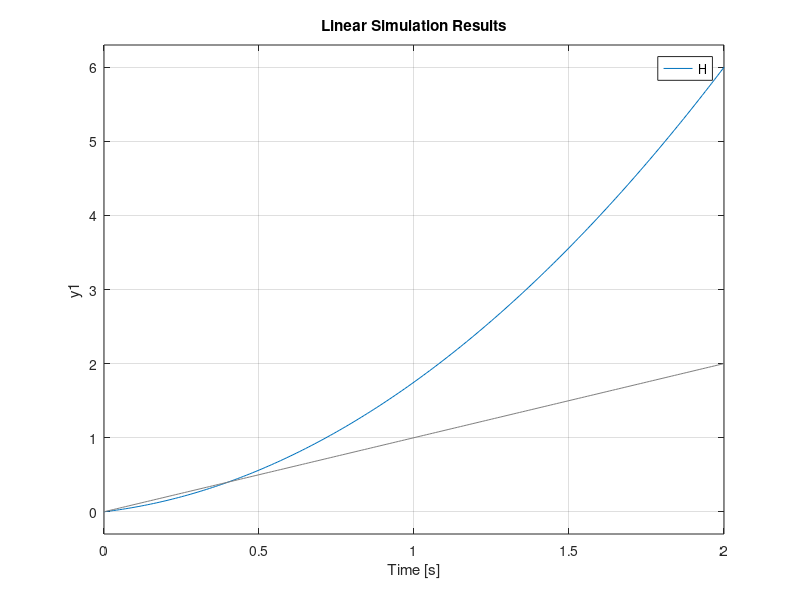
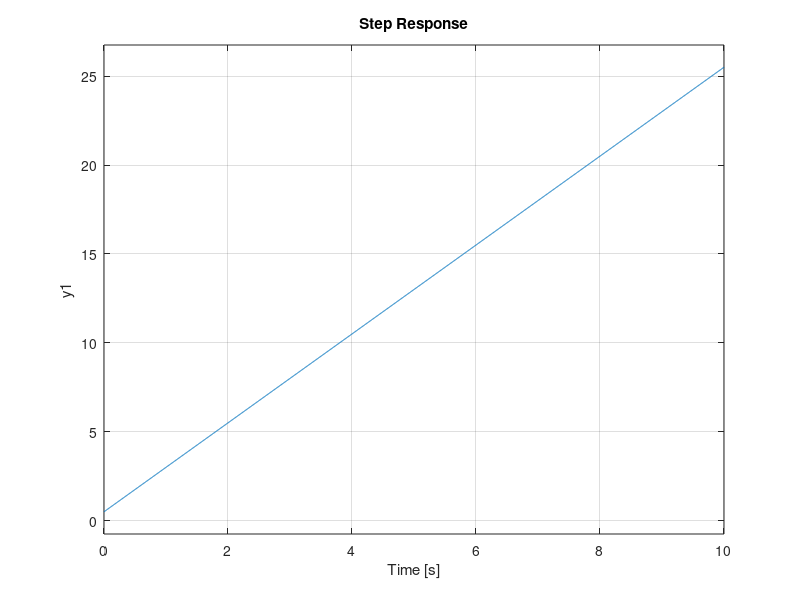

Write MATLAB code to recreate these figures, in order. (Note: this script raises an error after producing the figures.)
u = 0:0.01:2;
t = 0:0.01:2;

top = {[1 5]};
bot = {[2 0]};
H = tf(top,bot);

figure;
lsim(H,u,t);
figure;
step(H);
t0 = 0:0.5:5;
x = exp(-5.*t0).*heaviside(t0);
t1 = 0:(1/4):5;
x1 = conv(x,x);
t2= 0:(1/8):5;
x2 = conv(x1,x1);
figure
subplot(3,1,1)
plot(t0,x)
subplot(3,1,2)
plot(t1,x1)
subplot(3,1,3)
plot(t2,x2)
num1 = [1 4 4];
den1 = [1 1];
sys1 = tf(num1,den1);

